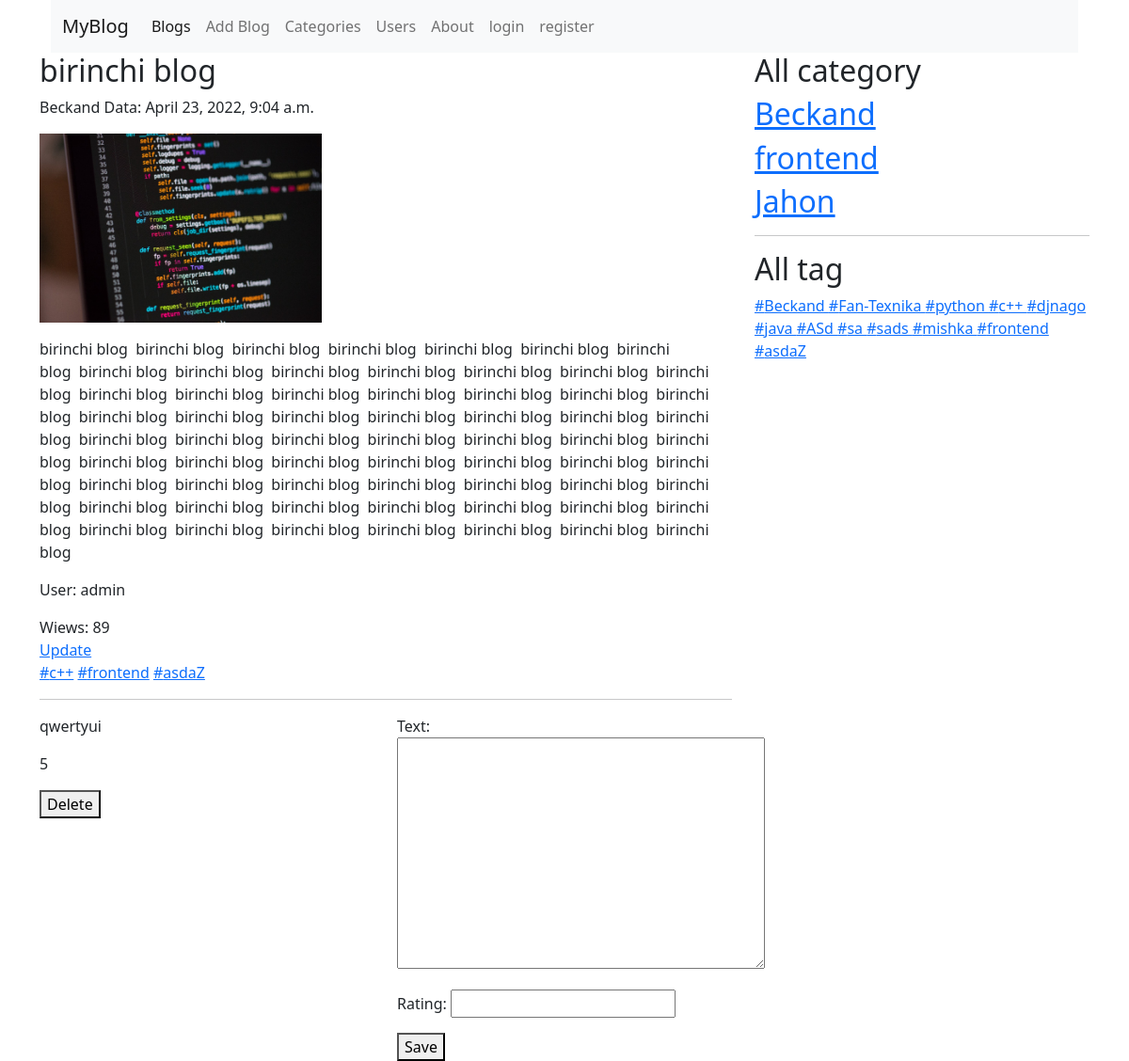
The app's page /blog/birinchi-blog with its own data.
### blog/models/blog.py (models this page shows, shortened)
class Blog(models.Model):
    title = models.CharField(max_length=150)
    slug = models.SlugField(max_length=120, unique=True)
    image = models.ImageField(upload_to='blog/') #pip install pillow
    description = RichTextField()   # pip install djngo-ckeditor ///o`rnatish kerak
    user = models.ForeignKey(Account, on_delete=models.SET_NULL , null=True, related_name='blog')
    category = models.ForeignKey(Category, on_delete=models.SET_NULL, null=True, related_name='blog')
    created = models.DateTimeField(auto_now_add=True)
    updated = models.DateTimeField(auto_now=True)
    views = models.PositiveIntegerField(default=0)
    tags = models.ManyToManyField(Tag)
    is_published = models.BooleanField(default=False)

### blog/models/category.py (models this page shows, shortened)
class Category(models.Model):
    name = models.CharField(max_length=50)
    slug = models.SlugField(max_length=50, unique=True)
    image = models.ImageField(upload_to='category/')
    description = models.TextField()
    user = models.ManyToManyField(Account, related_name='category')

### account/models.py (models this page shows, shortened)
class Account(AbstractUser):
    username = models.CharField(max_length=13, unique=True,
                                help_text=(
                                    "siz 50 ta belgidan iborat username tanlashingiz mumkin"
                                ),
                                error_messages={
                                    "unique": "Bunaqa user avval ro`yxatdan o`tgan."
                                },
                                )
    phone_number = models.CharField(max_length=13, null=True, blank=True,
                                    error_messages = {
                 'required':"Faqat raqam kiriting!!!"
                 })
    data_of_birth = models.DateField(null=True, blank=True)
    image = models.ImageField(upload_to='account')
    address = models.CharField(max_length=150, null=True, blank=True)
    USERNAME_FILED = "username"

### blog/models/tag.py (models this page shows, shortened)
class Tag(models.Model):
    name = models.CharField(max_length=50)
    slug = models.SlugField(max_length=50, unique=True)
    def __str__(self):
        return self.name

### blog/models/comment.py (models this page shows, shortened)
class Comment(models.Model):
    blog = models.ForeignKey(Blog, on_delete=models.CASCADE)
    user = models.ForeignKey(Account, on_delete=models.CASCADE)
    text = models.TextField()
    created = models.DateTimeField(auto_now_add=True)
    rating = models.IntegerField()

### blog/views.py (the view, shortened to what this page needs)
# urls.py: path('blog/<slug:slug>', BlogDetail.as_view(), name='blog_detail'),
class BlogDetail(BaseView,View):
    def get(self, request, slug):
        context = {}
        blog = Blog.objects.get(slug=slug)
        context['blog'] = blog
        context['categories'] = self.category()
        context['tags'] = self.tag()
        context['form'] = CommentForm()
        blog.views+=1
        blog.save()
        return render(request, 'blog/blog_detail.html', context)

### blog/forms.py
class CommentForm(forms.ModelForm):
    class Meta:
        model = Comment
        fields = ['text', 'rating']

### blog/views.py (called while the page is built)
    def category(self):
        category_list = Category.objects.all()
        return category_list

    def tag(self):
        tag_list = Tag.objects.all()
        return tag_list

### templates/blog/blog_detail.html (shortened to what this page needs)
{% extends 'base.html' %}
{% block content %}
    <h2>{{ blog.title }}</h2>
    <p>{{blog.category.name}} Data: {{blog.created }}</p>
    <img style="width: 300px;" src="{{ blog.image.url }}">
    <p> {{ blog.description |safe }}</p>
    <p>User: {{blog.user.username}}</p>
    <span> Wiews: {{blog.views }}</span><br>
    <a href="{% url 'blog_update' blog.slug %}" >Update</a>
    <br>
    {%for tag in blog.tags.all %}
    <a href="{% url 'tag_blogs' tag.slug %}">#{{tag}}</a>
{% endfor %}
<hr>
    <div class="row">
        <div class="col-lg-6">
            {% for comment in blog.comment_set.all %}
                <p> {{comment.text }}</p>
                <p> {{comment.rating }}</p>
                <form action="{% url 'comment_delete' comment.pk %}" method="post">
                    <button type="submit"> Delete </button>
                </form>
            {% endfor %}
        </div>
        <div class="col-lg-6">
            <form method="post">
                {{form.as_p}}
                <button type="submit"> Save </button>
                        </form>
        </div>
    </div>
{% endblock  %}

### templates/base.html (shortened to what this page needs)
<!DOCTYPE html>
<html lang="en">
<head>
    <link href="https://cdn.jsdelivr.net/npm/bootstrap@5.1.3/dist/css/bootstrap.min.css"
     rel="stylesheet">
</head>
<body>
    <div class="container">
        {% include 'header.html' %}
        <div class="row">
            <div class="col-lg-8">
                {% block content %}
                {% endblock %}
            </div>
            <div class="col-lg-4">
                <h2>All category</h2>
                {% for c in categories %}
               <a href="{% url 'category_blogs' c.slug %}"> <h2>{{c.name }}</h2> </a>
                {% endfor %}
                <hr>
                <h2>All tag</h2>
                {% for t in tags %}
                <a href="{% url 'tag_blogs' t.slug %}">#{{t.name }} </a>
                {% endfor %}
            </div>
        </div>
    </div>
</body>
</html>

### records on screen
Blog: title "birinchi blog", category.name "Beckand", created "April 23, 2022, 9:04 a.m.", image (picture), description "birinchi blog birinchi blog birinchi blog birinchi blog birinchi blog birinchi blog birinchi blog birinchi blog birinchi blog birinchi blog birinchi blog birinchi blog birinchi blog birinchi blog birinchi blog birinchi blog birinchi blog birinchi blog birinchi blog birinchi blog birinchi blog birinchi blog birinchi blog birinchi blog birinchi blog birinchi blog birinchi blog birinchi blog birinchi blog birinchi blog birinchi blog birinchi blog birinchi blog birinchi blog birinchi blog birinchi blog birinchi blog birinchi blog birinchi blog birinchi blog birinchi blog birinchi blog birinchi blog birinchi blog birinchi blog birinchi blog birinchi blog birinchi blog birinchi blog birinchi blog…", user.username "admin", views "89"
Tag: name "c++"
Tag: name "frontend"
Tag: name "asdaZ"
Comment: text "qwertyui", rating "5"
Category: name "Beckand"
Category: name "frontend"
Category: name "Jahon"
Tag: name "Beckand"
Tag: name "Fan-Texnika"
Tag: name "python"
Tag: name "djnago"
Tag: name "java"
Tag: name "ASd"
Tag: name "sa"
Tag: name "sads"
Tag: name "mishka"
